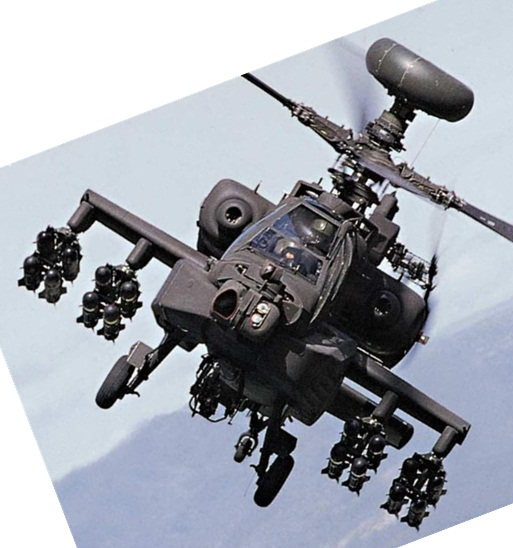
#> input picture lab11_12-SIFT/code/target.jpg, 513 x 548 px
$ python opencv_sift.py
#> lines starting #> are read from the running program, lines starting #| are printed output that depends on the picture
# https://www.pythonheidong.com/blog/article/301412/de52ba77b3331350ccb7/
import cv2
import numpy as np


def sift_kp(image):
    gray_image = cv2.cvtColor(image, cv2.COLOR_BGR2GRAY)
    sift = cv2.xfeatures2d.SIFT_create()
    kp, des = sift.detectAndCompute(image, None)
    kp_image = cv2.drawKeypoints(gray_image, kp, None)
    return kp_image, kp, des


def get_good_match(des1, des2):
    bf = cv2.BFMatcher()
    matches = bf.knnMatch(des1, des2, k=2)  # des1为模板图，des2为匹配图
    matches = sorted(matches, key=lambda x: x[0].distance / x[1].distance)
    good = []
    for m, n in matches:
        if m.distance < 0.75 * n.distance:
            good.append(m)
    return good


img1 = cv2.imread(r'target.jpg')
#> img1 is the input picture: shape (548, 513, 3); mean B, G, R 173.1, 164.6, 160.6
img2 = cv2.imread(r'./dataset/6.jpg')
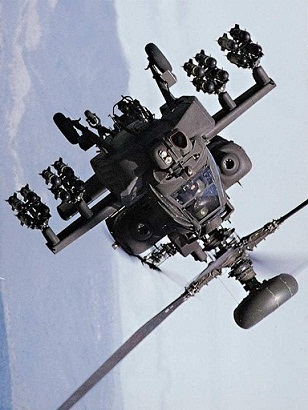
#> input picture lab11_12-SIFT/code/dataset/6.jpg, 308 x 410 px
#> img2 is the input picture: shape (410, 308, 3); mean B, G, R 171, 158.2, 152.3

kpimg1, kp1, des1 = sift_kp(img1)
#> in sift_kp, `gray_image = cv2.cvtColor(image, cv2.COLOR_BGR2GRAY)`:
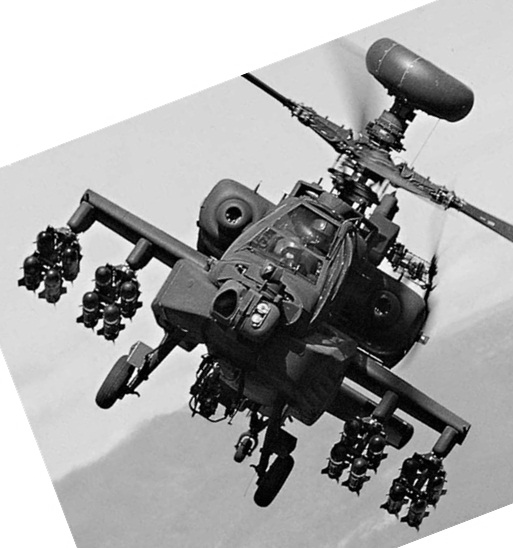
#> gray_image: shape (548, 513); min 0, max 255, mean 164.3
#> in sift_kp, `kp, des = sift.detectAndCompute(image, None)`: kp = 1830 keypoints; strongest (x, y, size): (43, 273, 1.9), (362, 225, 3), (113, 285, 2), (101, 310, 2)
#> in sift_kp, `kp_image = cv2.drawKeypoints(gray_image, kp, None)`:
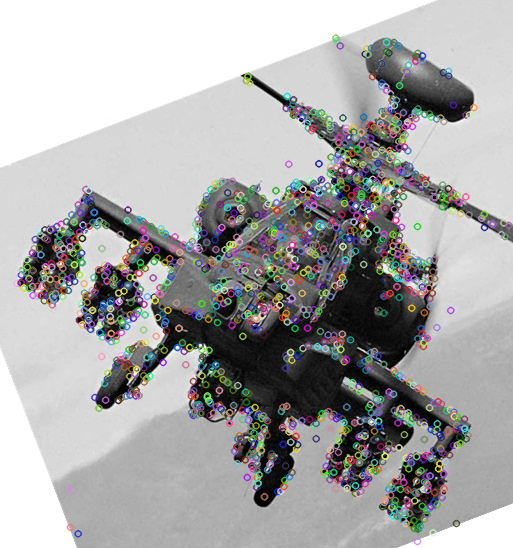
#> kp_image: shape (548, 513, 3); mean of channels 0, 1, 2 167.5, 167.5, 167.8; drawn as B, G, R
#> kp1 has the same summary as kp in sift_kp
kpimg2, kp2, des2 = sift_kp(img2)
#> in sift_kp (call 2), `gray_image = cv2.cvtColor(image, cv2.COLOR_BGR2GRAY)`:
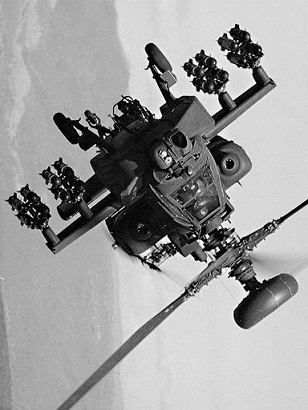
#> gray_image: shape (410, 308); min 0, max 255, mean 157.8
#> in sift_kp (call 2), `kp, des = sift.detectAndCompute(image, None)`: kp = 540 keypoints; strongest (x, y, size): (194, 236, 1.9), (204, 78, 1.8), (207, 236, 2.5), (218, 249, 2.4)
#> in sift_kp (call 2), `kp_image = cv2.drawKeypoints(gray_image, kp, None)`:
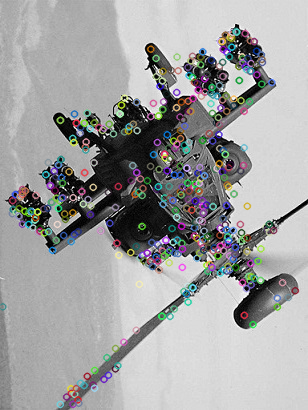
#> kp_image: shape (410, 308, 3); mean of channels 0, 1, 2 160.8, 160.5, 160.1; drawn as B, G, R
#> kp2 has the same summary as kp in sift_kp

# [4 lines of commented-out code are left out]

goodMatch = get_good_match(des1, des2)
#> in get_good_match, `matches = bf.knnMatch(des1, des2, k=2)`: matches = 1830 matches
#> after the loop in get_good_match, `for m, n in matches:`: good = 420 matches
#> goodMatch = 420 matches
all_goodmatch_img= cv2.drawMatches(img1, kp1, img2, kp2, goodMatch, None, flags=2)
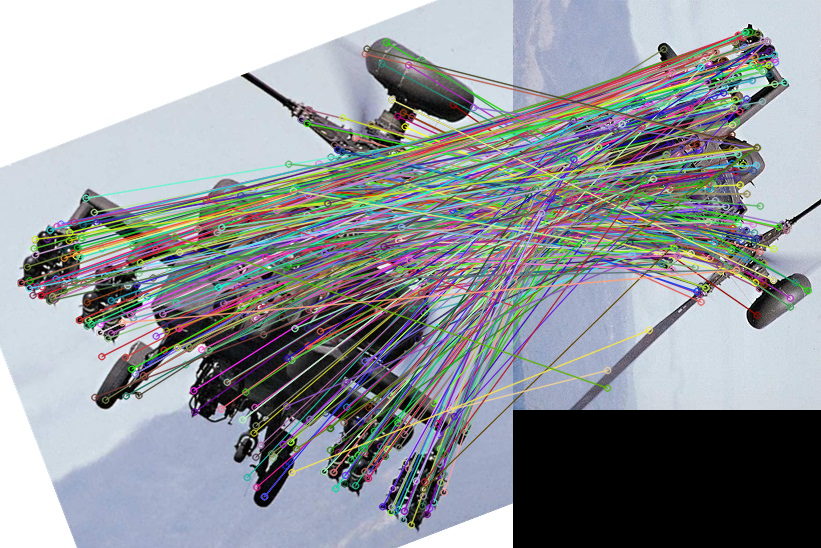
#> all_goodmatch_img: shape (548, 821, 3); mean B, G, R 155.6, 150.5, 146.8
# goodmatch_img自己设置前多少个goodMatch[:10]
goodmatch_img = cv2.drawMatches(img1, kp1, img2, kp2, goodMatch[:50], None, flags=2)
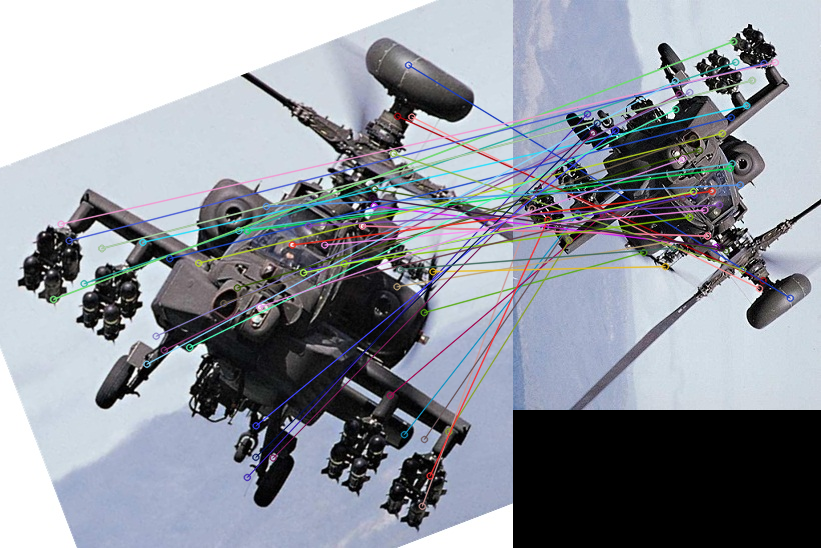
#> goodmatch_img: shape (548, 821, 3); mean B, G, R 156.9, 147.9, 143.4

#cv2.imshow('all_goodmatch_img', all_goodmatch_img)
#cv2.waitKey(0)
cv2.imshow('goodmatch_img', goodmatch_img)
cv2.imwrite('match3.png',goodmatch_img)
cv2.waitKey(0)
